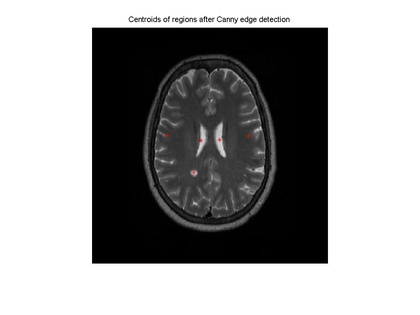
%> input picture detectanomalies/centroids.jpg, 420 x 315 px, shrunk from 1200 x 900 before the run
$ octave --eval "result = findcentroids('centroids.jpg');"   (GNU Octave 9; MATLAB toolbox functions it lacks are replaced by stand-ins)
%> lines starting %> are read from the running program, lines starting %| are printed output that depends on the picture; in (x1, y1, x2, y2) boxes, pixels count from 0 and x2, y2 are one past the last pixel; in counts of white or black regions, pixels touching at a corner belong together; the program's own positions count from 1
### detectanomalies/reflectpoint.m
%%%%%%%%%%%%%%%%%%%%%%%%%%%%%%%%%%%%%%%%%%%%%%%%%%%%%%%%%%%%%%%%%%%%%%%%%%%
% reflectpoint.m
% brandon sim, 12/11/2012
%
% Reflects a point across a line of given angle.
%
% usage: reflectpolygon(point, angle, centroid)
%
% polygon: a 1-by-2 matrix, containing the (x,y) coordinates of the point
%
% angle: angle in degrees of axis of symmetry, measured from the
% horizontal (x-axis)
%
% centroid: a 2-by-1 matrix, containing the coordinates of the centroid of
% the image [x_c; y_c]
% where [x_c; y_c] is standard image format where (0,0) is top left and x
% increases going right, y increases going down
%
% returns: an 1-by-2 matrix, containing the (x,y) coordinates reflected
% across a line going through the centroid with angle (angle).
%%%%%%%%%%%%%%%%%%%%%%%%%%%%%%%%%%%%%%%%%%%%%%%%%%%%%%%%%%%%%%%%%%%%%%%%%%%

function reflectedpoint = reflectpoint(point, angle, centroid)
    point = point';

    % (x,y) -> (x-x_c, y_c-y)
    % transforms to our shifted coordinate system
    pointshift = [1 0;0 -1]*point + [-centroid(1);centroid(2)];

    % defines rotation matrix
    T = [cosd(2*angle) sind(2*angle);sind(2*angle) -cosd(2*angle)];

    % rotates the point across line,
    % transforms back to our original coordinate system
    reflectedpoint = round(([1 0;0 -1]*(T*pointshift) + centroid)');
end

### detectanomalies/findcentroids.m
%% findcentroids.m
% Brandon Sim
% usage: findcentroid(jpgfilename)
% returns (x,y) coordinate of centroid, or (-1, -1) if nothing found
% dependency: reflectpolygon.m

function [xc yc] = findcentroids(jpgfilename)
%> called with jpgfilename = 'centroids.jpg'
    % Reads image and displays initial results of Canny edge detection
    im = imread(jpgfilename);
%> im is the input picture: size 315x420x3 uint8; mean R, G, B 156.5, 156.5, 156.5
    im = rgb2gray(im);
%> im: size 315x420 uint8

    % Canny edge detection for features, with normal settings
    cannyout = edge(im,'canny', [0.3  0.6], 2);
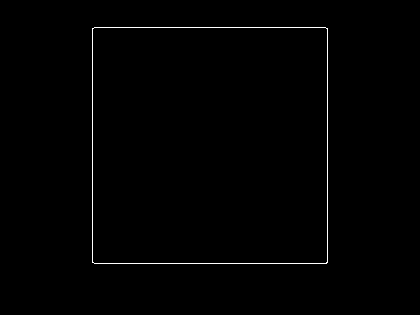
%> cannyout: size 315x420 logical; 0.71% white in thin lines or dots, all inside (x1, y1, x2, y2) = (92, 27, 328, 264)
    % Canny edge detection for brain outline, with extremely high smoothing
    % parameter \sigma
    cannyPerimeter = edge(im, 'canny', [0.1 0.9], 20);
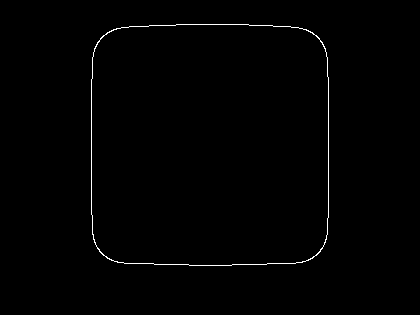
%> cannyPerimeter: size 315x420 logical; 0.7% white in thin lines or dots, all inside (x1, y1, x2, y2) = (91, 24, 329, 266)

    % [11 lines of commented-out code are left out]
    s_canny  = regionprops(cannyout, 'centroid', 'majoraxislength');
%> s_canny = 1 region; Centroid and MajorAxisLength: [210.6 146.1] 384.9
    centroids = cat(1, s_canny.Centroid);
%> centroids = [210.6 146.1]
    axeslength = cat(1, s_canny.MajorAxisLength);
%> axeslength = 384.9
% [10 lines of commented-out code are left out]
    drawimage = cannyPerimeter;
    s = regionprops(drawimage, 'Orientation', 'MajorAxisLength', ...
        'MinorAxisLength', 'Eccentricity', 'Centroid');
%> s = 1 region; Centroid, MajorAxisLength, MinorAxisLength, Eccentricity and Orientation: [210.3 145.7] 382 379.5 0.114 -89.81

    % flips centroid across axis of symmetry, gets minimum distance from
    % flipped point to the other centroids
    numcentroids = length(s_canny);
%> numcentroids = 1
    mindistances = zeros(length(s_canny),1);
    theta = s.Orientation;
%> theta = -89.81
    centroidbrain = [s.Centroid(1);s.Centroid(2)];
%> centroidbrain = [210.3; 145.7]
    centroids = cat(1, s_canny.Centroid);
    for i=1:numcentroids,
        % reflects each centroid
        c2=reflectpoint(centroids(i,:), theta, centroidbrain);
        % calculates minimum distance from reflected point to each of the
        % original points and stores in mindistances
        for j=1:numcentroids,
            temp(j) = norm(c2-centroids(j,:));
        end
        temp;
        mindistances(i) = min(temp);
    end
%> this loop made 1 pass
%> (point in reflectpoint, pointshift in reflectpoint, T in reflectpoint, c2) on pass 1: ([210.6; 146.1], [0.347; -0.383], [-1 -0.00676; -0.00676 1], [210 146])
    [maxval, index] = max(mindistances);
%> maxval = 0.637; index = 1

    % threshold to ensure it's not getting the entire brain
    axeslength(index)/s.MajorAxisLength
%> ans = 1.01
    if axeslength(index)/s.MajorAxisLength < 0.5
        xc = centroids(index,1);
        yc = centroids(index,2);
    else
        xc = 0;
        yc = 0;
    end
end
